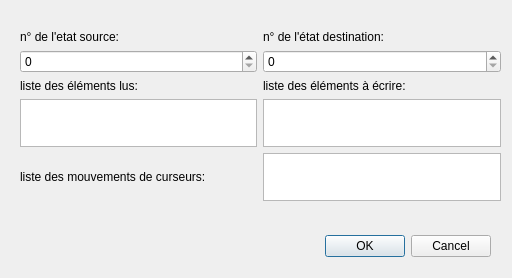
<?xml version="1.0" encoding="UTF-8"?>
<ui version="4.0">
 <class>NewTransitionWindow</class>
 <widget class="QDialog" name="NewTransitionWindow">
  <property name="geometry">
   <rect>
    <x>0</x>
    <y>0</y>
    <width>512</width>
    <height>278</height>
   </rect>
  </property>
  <property name="windowTitle">
   <string>Nouvelle Transition</string>
  </property>
  <widget class="QDialogButtonBox" name="buttonBox">
   <property name="geometry">
    <rect>
     <x>310</x>
     <y>230</y>
     <width>181</width>
     <height>32</height>
    </rect>
   </property>
   <property name="orientation">
    <enum>Qt::Horizontal</enum>
   </property>
   <property name="standardButtons">
    <set>QDialogButtonBox::Cancel|QDialogButtonBox::Ok</set>
   </property>
  </widget>
  <widget class="QWidget" name="">
   <property name="geometry">
    <rect>
     <x>20</x>
     <y>30</y>
     <width>481</width>
     <height>171</height>
    </rect>
   </property>
   <layout class="QGridLayout" name="gridLayout">
    <item row="4" column="0">
     <widget class="QLabel" name="label_4">
      <property name="text">
       <string>liste des éléments lus:</string>
      </property>
     </widget>
    </item>
    <item row="7" column="0">
     <widget class="QTextEdit" name="read">
      <property name="tabChangesFocus">
       <bool>true</bool>
      </property>
     </widget>
    </item>
    <item row="10" column="0">
     <widget class="QLabel" name="label_5">
      <property name="text">
       <string>liste des mouvements de curseurs:</string>
      </property>
     </widget>
    </item>
    <item row="0" column="0">
     <widget class="QLabel" name="label">
      <property name="text">
       <string>n° de l'etat source:</string>
      </property>
     </widget>
    </item>
    <item row="0" column="1">
     <widget class="QLabel" name="label_2">
      <property name="text">
       <string>n° de l'état destination:</string>
      </property>
     </widget>
    </item>
    <item row="4" column="1">
     <widget class="QLabel" name="label_3">
      <property name="text">
       <string>liste des éléments à écrire:</string>
      </property>
     </widget>
    </item>
    <item row="7" column="1">
     <widget class="QTextEdit" name="write">
      <property name="tabChangesFocus">
       <bool>true</bool>
      </property>
     </widget>
    </item>
    <item row="10" column="1">
     <widget class="QTextEdit" name="cursor_mv">
      <property name="tabChangesFocus">
       <bool>true</bool>
      </property>
     </widget>
    </item>
    <item row="1" column="0">
     <widget class="QSpinBox" name="spinBoxSrc"/>
    </item>
    <item row="1" column="1">
     <widget class="QSpinBox" name="spinBoxDest"/>
    </item>
   </layout>
  </widget>
  <zorder>buttonBox</zorder>
  <zorder>label</zorder>
  <zorder>label_2</zorder>
  <zorder>label_3</zorder>
  <zorder>label_4</zorder>
  <zorder>label_5</zorder>
  <zorder>dest</zorder>
  <zorder>label_2</zorder>
 </widget>
 <resources/>
 <connections>
  <connection>
   <sender>buttonBox</sender>
   <signal>accepted()</signal>
   <receiver>NewTransitionWindow</receiver>
   <slot>accept()</slot>
   <hints>
    <hint type="sourcelabel">
     <x>248</x>
     <y>254</y>
    </hint>
    <hint type="destinationlabel">
     <x>157</x>
     <y>274</y>
    </hint>
   </hints>
  </connection>
  <connection>
   <sender>buttonBox</sender>
   <signal>rejected()</signal>
   <receiver>NewTransitionWindow</receiver>
   <slot>reject()</slot>
   <hints>
    <hint type="sourcelabel">
     <x>316</x>
     <y>260</y>
    </hint>
    <hint type="destinationlabel">
     <x>286</x>
     <y>274</y>
    </hint>
   </hints>
  </connection>
 </connections>
</ui>
